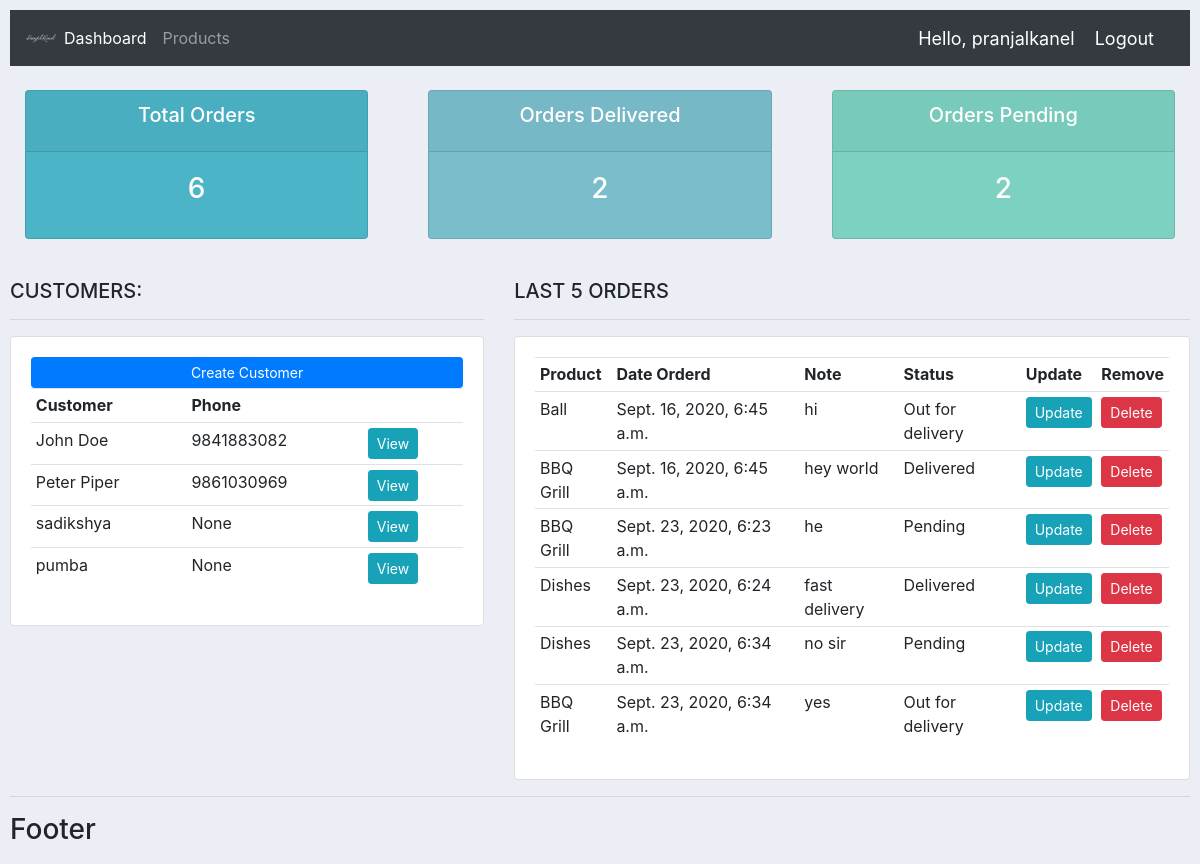
The app's page / (signed in) with its own data.
### accounts/models.py (models this page shows, shortened)
class Customer(models.Model):
    user = models.OneToOneField(User, null=True, blank=True, on_delete=models.CASCADE)
    name = models.CharField(max_length=200, null=True)
    phone = models.CharField(max_length=200, null=True)
    email = models.CharField(max_length=200, null=True)
    date_created = models.DateTimeField(auto_now_add=True)
    profile_pic = models.ImageField(default="defaultProfilePic.png", null=True, blank=True)

class Order(models.Model):
    STATUS = (
        ('Pending', 'Pending'),
        ('Out for delivery', 'Out for delivery'),
        ('Delivered', 'Delivered'),
    )
    customer = models.ForeignKey(Customer, null=True, on_delete=models.SET_NULL)
    product =   models.ForeignKey(Product, null=True, on_delete=models.SET_NULL)
    date_created = models.DateTimeField(auto_now_add=True)
    status = models.CharField(max_length=200, null=True, choices=STATUS)
    note = models.CharField(max_length=1000, null=True)

class Product(models.Model):
    CATEGORY = (
        ('Indoor', 'Indoor'),
        ('Outdoor', 'Outdoor'),
    )
    name = models.CharField(max_length=200, null=True)
    price = models.FloatField(null=True)
    category = models.CharField(max_length=200, null=True, choices=CATEGORY)
    description = models.CharField(max_length=200, null=True, blank=True)
    date_created = models.DateTimeField(auto_now_add=True)
    tags = models.ManyToManyField(Tag)
    def __str__(self):
        return self.name

### accounts/decorators.py (the view)
    def wrapper_function(request, *args, **kwargs):
        group = None
        if request.user.groups.exists():
            group = request.user.groups.all()[0].name
        if group == 'customer':
            return redirect('user-page')
        if group == 'admin':
            return view_func(request,*args, **kwargs)

### accounts/views.py (called while the page is built)
@login_required(login_url='login')
@admin_only
def home(request):
    orders = Order.objects.all()
    customers = Customer.objects.all()
    total_orders = orders.count()
    delivered = orders.filter(status = 'Delivered').count()
    pending = orders.filter(status = 'Pending').count()
    context = {'orders': orders, 'customers': customers,
    'total_orders': total_orders, 'delivered':delivered, 'pending': pending,}
    return render(request,'accounts/dashboard.html', context)

### accounts/templates/accounts/dashboard.html (shortened to what this page needs)
{% extends 'accounts/main.html' %}
{% block content %}
    {%  include 'accounts/status.html' %}
    <br>
    <div class="row">
        <div class="col-md-5">
            <h5>CUSTOMERS:</h5>
            <hr>
            <div class="card card-body">
                <a class="btn btn-primary  btn-sm btn-block" href="">Create Customer</a>
                <table class="table table-sm">
                    <tr>
                        <th>Customer</th>
                        <th>Phone</th>
                        <th></th>
                    </tr>
                    {% for customer in customers %}
                    <tr>
                        <td>{{customer.name}}</td>
                        <td>{{customer.phone}}</td>
                        <td><a class="btn btn-sm btn-info" href="{% url 'customer' customer.id%}">View</a></td>
                    </tr>
                    {% endfor %}
                </table>
            </div>
        </div>
        <div class="col-md-7">
            <h5>LAST 5 ORDERS</h5>
            <hr>
            <div class="card card-body">
                <table class="table table-sm">
                    <tr>
                        <th>Product</th>
                        <th>Date Orderd</th>
                        <th>Note</th>
                        <th>Status</th>
                        <th>Update</th>
                        <th>Remove</th>
                    </tr>
                    {% for order in orders %}
                    <tr>
                        <td>{{order.product}}</td>
                        <td>{{order.date_created}}</td>
                        <td>{{order.note}}</td>
                        <td>{{order.status}}</td>
                        <td><a class="btn btn-sm btn-info" href="{% url 'update_order' order.id %}">Update</a></td>
                        <td><a class="btn btn-sm btn-danger " href="{% url 'delete_order' order.id %}">Delete</a></td>
                    </tr>
                    {% endfor %}
                </table>
            </div>
        </div>
    </div>
{% endblock %}

### accounts/templates/accounts/navbar.html (shortened to what this page needs)
{% load static %}
<nav class="navbar navbar-expand-lg navbar-dark bg-dark">
    <img src="{% static 'images/logo.png' %}" alt="site logo" id="logo">
    <div class="collapse navbar-collapse" id="navbarNav">
      <ul class="navbar-nav">
        {% if request.user.is_staff %}
          <li class="nav-item active">
            <a class="nav-link" href="{% url 'home' %}">Dashboard<span class="sr-only">(current)</span></a>
          </li>
         <li class="nav-item">
           <a class="nav-link" href="{% url 'products' %}">Products</a>
         </li>
        {% else %}
          <li class="nav-item">
            <a class="nav-link" href="{% url 'account' %}" >Settings</a>
          </li>
        {% endif %}
      </ul>
    </div>
    <span class="hello-msg">Hello, {{request.user}}</span>
    <span><a class="hello-msg" href="{% url 'logout' %}">Logout</a></span>
  </nav>

### static/css/main.css (style rules this page uses)
#logo { width: 30px; }
body { background-color: #ebeff5; padding: 10px; }

### accounts/templates/accounts/navbar.html (style rules this page uses)
.hello-msg { font-size: 18px; color: #fff; margin-right: 20px }

### records on screen
Customer: name "John Doe", phone "9841883082"
Customer: name "Peter Piper", phone "9861030969"
Customer: name "sadikshya", phone "None"
Customer: name "pumba", phone "None"
Order: product "Ball", date_created "Sept. 16, 2020, 6:45 a.m.", note "hi", status "Out for delivery"
Order: product "BBQ Grill", date_created "Sept. 16, 2020, 6:45 a.m.", note "hey world", status "Delivered"
Order: product "BBQ Grill", date_created "Sept. 23, 2020, 6:23 a.m.", note "he", status "Pending"
Order: product "Dishes", date_created "Sept. 23, 2020, 6:24 a.m.", note "fast delivery", status "Delivered"
Order: product "Dishes", date_created "Sept. 23, 2020, 6:34 a.m.", note "no sir", status "Pending"
Order: product "BBQ Grill", date_created "Sept. 23, 2020, 6:34 a.m.", note "yes", status "Out for delivery"

### other values on screen
{{ request.user }} "pranjalkanel"
{{ total_orders }} "6"
{{ delivered }} "2"
{{ pending }} "2"
